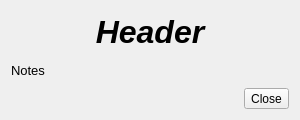
<?xml version="1.0" encoding="UTF-8"?>
<ui version="4.0">
 <class>Push</class>
 <widget class="QWidget" name="Push">
  <property name="geometry">
   <rect>
    <x>0</x>
    <y>0</y>
    <width>300</width>
    <height>120</height>
   </rect>
  </property>
  <property name="windowTitle">
   <string/>
  </property>
  <layout class="QGridLayout" name="gridLayout">
   <item row="2" column="0" colspan="2">
    <widget class="QLabel" name="labelNotes">
     <property name="text">
      <string>&lt;html&gt;&lt;head/&gt;&lt;body&gt;&lt;p&gt;&lt;span style=&quot; font-size:10pt;&quot;&gt;Notes&lt;/span&gt;&lt;/p&gt;&lt;/body&gt;&lt;/html&gt;</string>
     </property>
    </widget>
   </item>
   <item row="0" column="0" rowspan="2" colspan="2">
    <widget class="QLabel" name="labelHeader">
     <property name="minimumSize">
      <size>
       <width>0</width>
       <height>0</height>
      </size>
     </property>
     <property name="text">
      <string>&lt;html&gt;&lt;head/&gt;&lt;body&gt;&lt;p align=&quot;center&quot;&gt;&lt;span style=&quot; font-size:24pt; font-weight:600; font-style:italic;&quot;&gt;Header&lt;/span&gt;&lt;/p&gt;&lt;/body&gt;&lt;/html&gt;</string>
     </property>
     <property name="alignment">
      <set>Qt::AlignCenter</set>
     </property>
    </widget>
   </item>
   <item row="3" column="1">
    <widget class="QToolButton" name="closeButton">
     <property name="text">
      <string>Close</string>
     </property>
    </widget>
   </item>
  </layout>
 </widget>
 <resources/>
 <connections/>
</ui>
